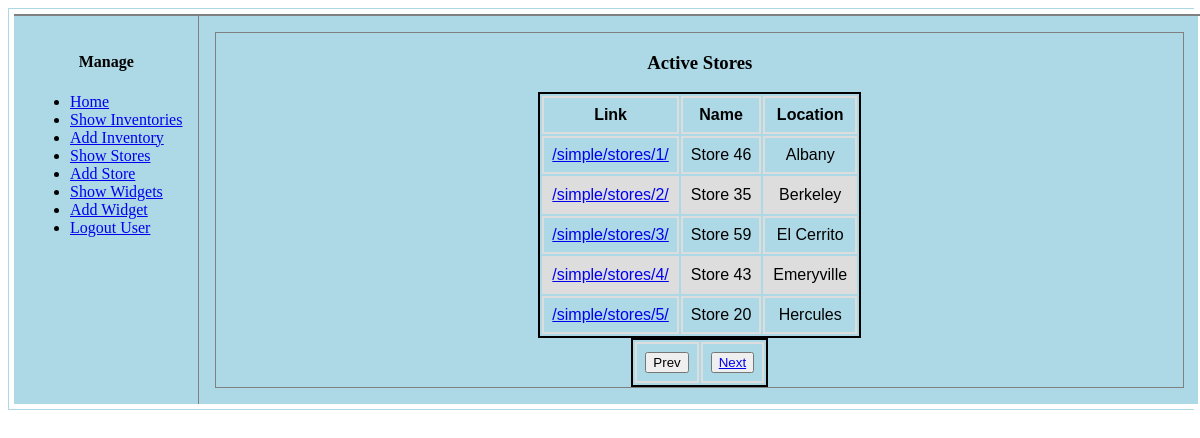
Screenshot of /simple/stores/ (signed in) with the database file from the repository.
### simple/models.py (models this page shows, shortened)
class Store(models.Model):
    created_by = models.ForeignKey(User,
                                   on_delete=models.CASCADE)
    name = models.CharField(max_length=20,
                            null=False,
                            blank=False,
                            unique=True)
    location = models.CharField(max_length=20,
                                null=False,
                                blank=False,
                                unique=True)
    deleted = models.BooleanField(default=False)
    link = models.URLField(max_length=30,
                           null=True,
                           blank=False)
    ulink = models.URLField(max_length=30,
                            null=True,
                            blank=False)
    dlink = models.URLField(max_length=30,
                            null=True,
                            blank=False)

### simple/views.py (the view)
@login_required
@cache_page(60 * 5)
def store_list(request, page=0):
    if request.method not in ['GET']:
        return Http405()
    limit = settings.STORES_PER_PAGE
    offset = int(page) * limit
    limit += offset
    context = _get_context()
    context['title'] = 'Simple: Active Stores'
    template = 'simple/store_list.html'
    stores = get_list_or_404(Store,
                             created_by=request.user,
                             deleted=False)
    stores = stores[offset:limit]
    context['stores'] = stores
    if int(page) > 0:
        context['prev'] = reverse_lazy('simple:store-list',
                                       kwargs={'page': int(page) - 1})
    if int(page) >= 0 and len(stores) == settings.STORES_PER_PAGE:
        context['next'] = reverse_lazy('simple:store-list',
                                       kwargs={'page': int(page) + 1})
    return render(request, template, context)

### simple/views.py (called while the page is built)
def _get_context(context={}):
    context['header'] = 'Django: Simple App'
    context['footer'] = 'Copyright 2017 @Tim Stilwell'
    if 'prev' in context:
        del context['prev']
    if 'next' in context:
        del context['next']
    if 'aggr' in context:
        del context['aggr']
    return context

### simple/templates/simple/store_list.html
{% extends "simple/base.html" %}
{% load static %}
{% block table %}
    <h3>Active Stores</h3>
    <table id="list">
        <thead>
            <tr>
                <th>Link</th>
                <th>Name</th>
                <th>Location</th>
            </tr>
        </thead>
        <tbody>
        {% for store in stores %}
            <tr>
                <td><a href="{{ store.link }}">{{ store.link }}</a></td>
                <td>{{ store.name }}</td>
                <td>{{ store.location }}</td>
            </tr>
        {% endfor %}
        </tbody>
    </table>
    <table id="pagination">
        <tr>
            <td>
                {% if prev %}
                    <button type="button">
                        <a href="{{ prev }}">Prev</a>
                    </button>
                {% else %}
                    <button type="button">
                        <a>Prev</a>
                    </button>
                {% endif %}
            </td>
            <td>
                {% if next %}
                    <button type="button">
                        <a href="{{ next }}">Next</a>
                    </button>
                {% else %}
                    <button type="button">
                        <a>Next</a>
                    </button>
                {% endif %}
            </td>
        </tr>
    </table>
{% endblock %}

### simple/static/css/simple/layout.css (style rules this page uses)
table { text-align: right; font-family: arial, sans-serif; font-style: 10px; border: 2px solid black; padding: none; margin: 0 auto 0 auto; }
td, th { border: 2px solid #dddddd; text-align: center; padding: 8px; }
tr:nth-child(even) { background-color: #dddddd; }

### rows the page displays
Store: link "/simple/stores/1/", name "Store 46", location "Albany"
Store: link "/simple/stores/2/", name "Store 35", location "Berkeley"
Store: link "/simple/stores/3/", name "Store 59", location "El Cerrito"
Store: link "/simple/stores/4/", name "Store 43", location "Emeryville"
Store: link "/simple/stores/5/", name "Store 20", location "Hercules"
